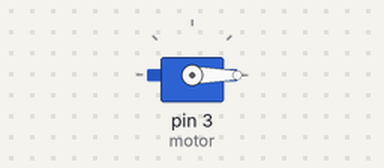
Recording of a sketch running on a simulated Arduino Uno, built with avr-gcc and run on an emulated ATmega328P. Shown: servo.

Above: at 0.05 s.
At 4.75 s:
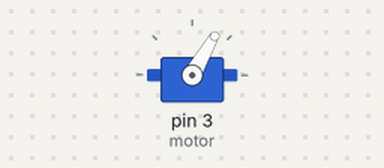
At 9.45 s:
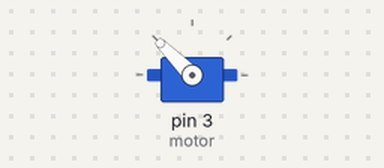
At 18.95 s:
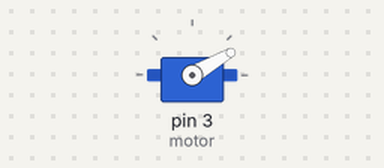
Timing chart, 0 to 26.0 s (numbered marks = the images above):
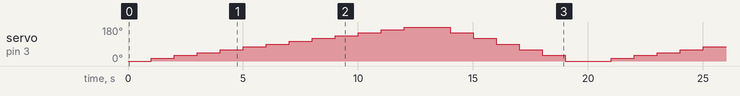

The sketch:

problem_seti-5.ino
```cpp
#include<Servo.h>
Servo motor;
int aci;

void setup() {
 motor.attach(3);
}

void loop() {

for(int baslangic=0;baslangic<=180;baslangic=baslangic+15){
motor.write(baslangic);
delay(1000);
}
for(int son=180;son>=0;son=son-30){
motor.write(son);
delay(1000);
}

}
```
